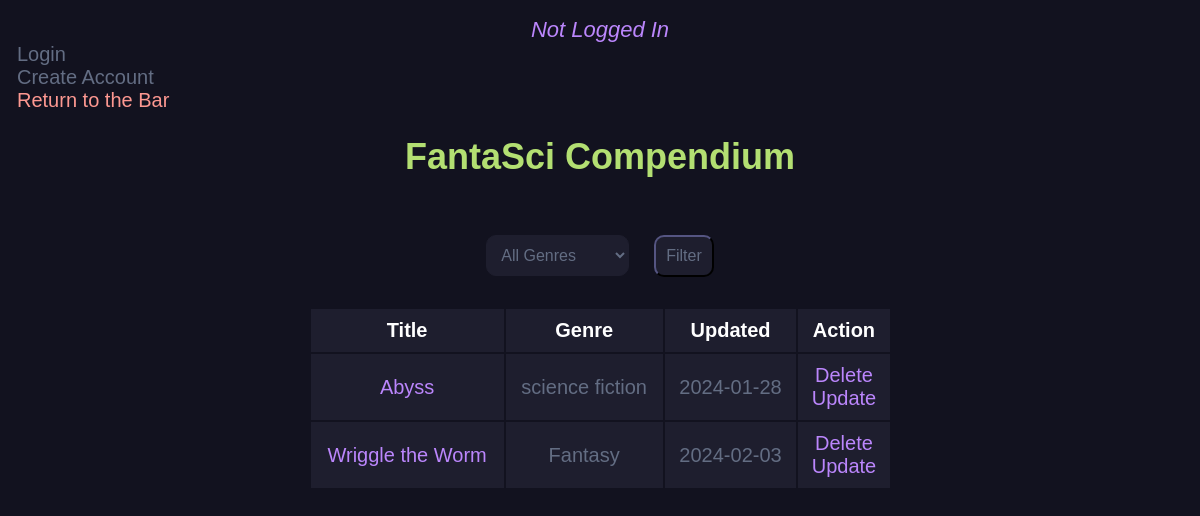
The page /story_db/ on the database as committed earlier.
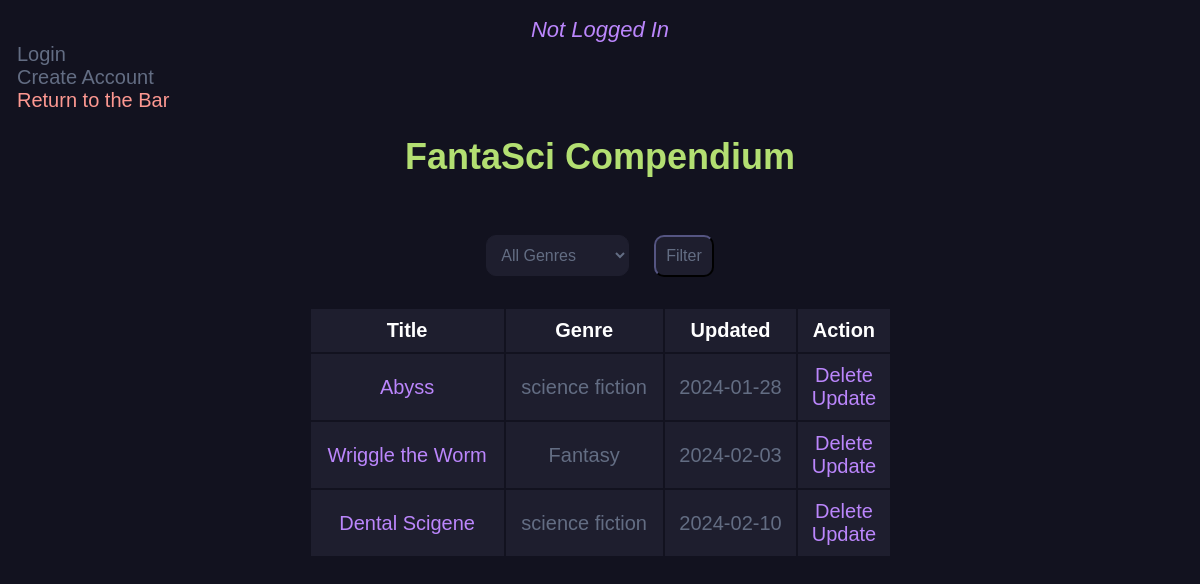
The same page on the database as committed later.
### main.py (models this page shows, shortened)
class NewStory(db.Model):
    id = db.Column(db.Integer, primary_key=True)
    title = db.Column(db.String(200), nullable=False)
    genre = db.Column(db.String(200), nullable=True)
    content = db.Column(db.Text, nullable=False)
    date_created = db.Column(db.DateTime, default=datetime.utcnow)

### main.py (the view)
@app.route('/story_db/', methods=['GET', 'POST'])
def story_db():
    stories = NewStory.query.order_by(NewStory.date_created).all()
    unique_genres = set(story.genre for story in stories)
    if request.method == "POST":
        select_genre = request.form.get('Genre')
        if select_genre and select_genre != 'ALL':
            stories = [story for story in stories if story.genre == select_genre]
    return render_template('story_db.html', stories=stories, unique_genres=unique_genres, current_user=current_user)

### templates/story_db.html (shortened to what this page needs)
<link rel="stylesheet" href="{{ url_for('static', filename='css/story_db.css') }}">
{% block body %}
{% if current_user.is_authenticated %}
	<a href="/logout/" class="button">Logout</a><br>
	<a href="/" class="return-to-bar">Return to the Bar</a>
	<div style = "text-align: center;">
		<em style = "color: #636d83; font-size: 22px; font-family: sans-serif;">
			Hello, {{ current_user.username }}!
		</em>
		<br>
	</div>
{% else %}
	<div style= "text-align: center;">
			<em style = "color: #BB86FC; font-size: 22px; font-family: sans-serif" >Not Logged In</em>
		</div>
		<a href="/login/" class="button">Login</a><br>
		<a href="/register/" class="button">Create Account</a><br>
		<a href="/" class="return-to-bar">Return to the Bar</a>
{% endif %}
<div class="content">
	<h1 style="text-align: center;">FantaSci Compendium</h1><br>
	{% if stories|length < 1 %}
	<h4 style="text-align: center;"> It is a quiet night,  <a href="/">Return to the Bar and Tell us a Story</a></h4>
	{% else %}
	<div class = "form-cont">
	<form method="POST">
		<select class="form-input" name="Genre">
			<option value="ALL">All Genres</option>
		</select>
		<button class="form-input" type="submit">Filter</button>
	</form>
    </div>
	<table class="center-table">
		<tr>
			<th>Title</th>
			<th>Genre</th>
			<th>Updated</th>
			<th>Action</th>
		</tr>
		{%for story in stories %}
		<tr>
			<td><a href="{{ url_for('view_story', id=story.id) }}">{{ story.title }}</a></td>
			<td>{{story.genre}}</td>
			<td>{{ story.date_created.date() }}</td>
			<td>
				<a href="/delete/{{ story.id }}">Delete</a>
				<br>
				<a href="/update/{{ story.id }}">Update</a>
			</td>
		</tr>
		{% endfor %}
	</table>
	{% endif %}
</div>
{% endblock %}

### static/css/story_db.css (style rules this page uses)
h1 { font-size: 36px; color: #B3DF72; text-align: center; font-family: sans-serif; }
a { color: #636d83; font-size: 20px; font-family: sans-serif; text-decoration: none; }
.center-table { margin-left: auto; margin-right: auto; width: 50%; }
td { background-color: #1e1e2e; color: #636d83; font-family: sans-serif; font-size: 20px; text-align: center; padding: 10; }
th { background-color: #1e1e2e; color: white; font-family: sans-serif; font-size: 20px; text-align: center; padding: 10; }
.center-table a { color: #BB86FC; }
.return-to-bar { color: #FD9891; }
.form-cont { display: flex; justify-content: center; align-items: center; margin: 0 auto; width: 100%; }
.form-input { height: auto; width: auto; margin: 10; color: #636d83; font-size: 16px; font-family: sans-serif; border-radius: 10px; border-color: #1e1e2e; background: #1e1e2e; padding: 10; }

Rows that differ between the two databases and show on the page:
added NewStory: title "Dental Scigene", genre "science fiction", date_created "2024-02-10"
